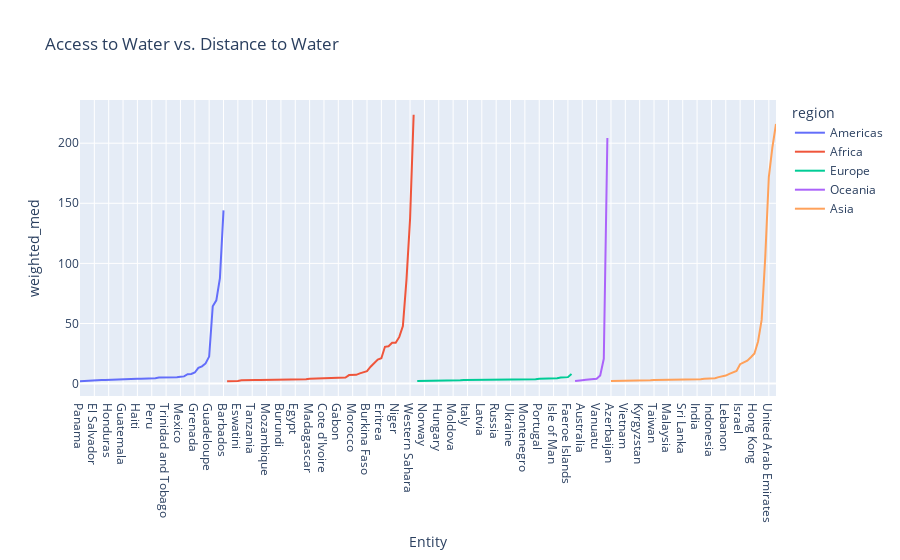

Source (notebook cell):
### Markdown cell above
Above graph is the money shot. NMeed to fix bubble sizes, maybe add labels

### Code cell
#sort the countries by distance to water, plot the results
df_countries.sort_values(by="weighted_med", inplace=True)
px.line(df_countries, x="Entity", y="weighted_med", color="region", title="Access to Water vs. Distance to Water")

### Figure 1 — Plotly figure (JSON) as saved in the notebook; plotly's stock layout.template omitted (floating-point values rounded to 4 significant figures)
{"data": [{"hovertemplate": "region=Americas<br>Entity=%{x}<br>weighted_med=%{y}<extra></extra>", "legendgroup": "Americas", "line": {"color": "#636efa", "dash": "solid"}, "marker": {"symbol": "circle"}, "mode": "lines", "name": "Americas", "orientation": "v", "showlegend": true, "type": "scatter", "x": ["Panama", "Puerto Rico", "Suriname", "Guyana", "El Salvador", "Belize", "French Guiana", "Canada", "Honduras", "Costa Rica", "Colombia", "Dominican Republic", "Guatemala", "Chile", "Nicaragua", "Ecuador", "Haiti", "United States", "Jamaica", "Paraguay", "Peru", "Cuba", "Montserrat", "Brazil", "Trinidad and Tobago", "Bahamas", "Bolivia", "Venezuela", "Mexico", "Argentina", "Martinique", "Uruguay", "Grenada", "Saint Lucia", "Falkland Islands", "Greenland", "Guadeloupe", "Antigua and Barbuda", "Dominica", "Aruba", "Barbados"], "xaxis": "x", "y": [2, 2.236, 2.236, 2.828, 2.828, 2.828, 3, 3, 3.162, 3.162, 3.606, 3.606, 3.606, 4, 4, 4.123, 4.123, 4.123, 4.123, 4.243, 4.472, 4.472, 5, 5, 5.385, 5.385, 5.385, 5.385, 5.657, 6, 7.81, 8.062, 9.22, 13.04, 14.32, 16.76, 22.47, 64.35, 69.26, 87.8, 144.1], "yaxis": "y"}, {"hovertemplate": "region=Africa<br>Entity=%{x}<br>weighted_med=%{y}<extra></extra>", "legendgroup": "Africa", "line": {"color": "#EF553B", "dash": "solid"}, "marker": {"symbol": "circle"}, "mode": "lines", "name": "Africa", "orientation": "v", "showlegend": true, "type": "scatter", "x": ["Congo", "Mauritius", "Lesotho", "Eswatini", "Malawi", "Uganda", "Sierra Leone", "Tanzania", "Central African Republic", "Democratic Republic of Congo", "Zambia", "Mozambique", "Equatorial Guinea", "Guinea", "South Africa", "Burundi", "Nigeria", "Togo", "Cameroon", "Egypt", "Guinea-Bissau", "Zimbabwe", "Rwanda", "Madagascar", "Angola", "Reunion", "Kenya", "Cote d'Ivoire", "Gambia", "Liberia", "Ghana", "Gabon", "Benin", "Sao Tome and Principe", "Ethiopia", "Morocco", "Algeria", "Mali", "South Sudan", "Burkina Faso", "Tunisia", "Senegal", "Chad", "Eritrea", "Namibia", "Mauritania", "Botswana", "Niger", "Djibouti", "Sudan", "Somalia", "Western Sahara", "Libya"], "xaxis": "x", "y": [2, 2, 2.236, 2.236, 2.828, 3, 3, 3, 3, 3, 3, 3.162, 3.162, 3.162, 3.162, 3.162, 3.606, 3.606, 3.606, 3.606, 3.606, 3.606, 3.606, 4, 4.123, 4.123, 4.123, 4.123, 4.243, 4.243, 4.243, 4.472, 5, 5.099, 7.071, 7.071, 7.28, 8.544, 9.487, 10.3, 14.04, 17.46, 20, 21.1, 30.61, 31.02, 33.94, 33.97, 38.83, 47.85, 86.28, 136.9, 223.6], "yaxis": "y"}, {"hovertemplate": "region=Europe<br>Entity=%{x}<br>weighted_med=%{y}<extra></extra>", "legendgroup": "Europe", "line": {"color": "#00cc96", "dash": "solid"}, "marker": {"symbol": "circle"}, "mode": "lines", "name": "Europe", "orientation": "v", "showlegend": true, "type": "scatter", "x": ["Sweden", "Netherlands", "Norway", "Albania", "Switzerland", "France", "Hungary", "Slovakia", "Slovenia", "Estonia", "Moldova", "Lithuania", "Austria", "North Macedonia", "Italy", "Romania", "Poland", "United Kingdom", "Latvia", "Belarus", "Ireland", "Germany", "Russia", "Finland", "Bosnia and Herzegovina", "Bulgaria", "Ukraine", "Czechia", "Belgium", "Serbia", "Montenegro", "Liechtenstein", "Croatia", "Denmark", "Portugal", "Spain", "Andorra", "Malta", "Isle of Man", "Luxembourg", "Cyprus", "Iceland", "Faeroe Islands", "Greece"], "xaxis": "x", "y": [2.236, 2.236, 2.236, 2.236, 2.828, 2.828, 2.828, 2.828, 2.828, 2.828, 2.828, 2.828, 2.828, 3, 3, 3, 3, 3, 3, 3, 3.162, 3.162, 3.162, 3.162, 3.162, 3.162, 3.162, 3.162, 3.162, 3.162, 3.606, 3.606, 3.606, 3.606, 4, 4, 4.123, 4.123, 4.472, 4.472, 5, 5.385, 5.385, 8], "yaxis": "y"}, {"hovertemplate": "region=Oceania<br>Entity=%{x}<br>weighted_med=%{y}<extra></extra>", "legendgroup": "Oceania", "line": {"color": "#ab63fa", "dash": "solid"}, "marker": {"symbol": "circle"}, "mode": "lines", "name": "Oceania", "orientation": "v", "showlegend": true, "type": "scatter", "x": ["Papua New Guinea", "New Zealand", "Australia", "New Caledonia", "Solomon Islands", "Fiji", "Vanuatu", "Samoa", "Guam", "Northern Mariana Islands"], "xaxis": "x", "y": [2.236, 2.828, 2.828, 3.162, 3.606, 4, 4, 6.708, 20.62, 204.4], "yaxis": "y"}, {"hovertemplate": "region=Asia<br>Entity=%{x}<br>weighted_med=%{y}<extra></extra>", "legendgroup": "Asia", "line": {"color": "#FFA15A", "dash": "solid"}, "marker": {"symbol": "circle"}, "mode": "lines", "name": "Asia", "orientation": "v", "showlegend": true, "type": "scatter", "x": ["Azerbaijan", "Brunei", "Philippines", "Japan", "Vietnam", "Nepal", "Myanmar", "Thailand", "Kyrgyzstan", "Bangladesh", "Armenia", "Georgia", "Taiwan", "Laos", "Pakistan", "Cambodia", "Malaysia", "China", "Turkey", "Iraq", "Sri Lanka", "Tajikistan", "Mongolia", "Uzbekistan", "India", "North Korea", "Bhutan", "Kazakhstan", "Indonesia", "South Korea", "Iran", "Afghanistan", "Lebanon", "Syria", "Jordan", "Singapore", "Israel", "Turkmenistan", "Palestine", "Yemen", "Hong Kong", "Timor", "Oman", "Kuwait", "United Arab Emirates", "Qatar", "Saudi Arabia"], "xaxis": "x", "y": [2.236, 2.236, 2.236, 2.236, 2.236, 2.828, 2.828, 2.828, 2.828, 2.828, 2.828, 2.828, 3, 3, 3, 3.162, 3.162, 3.162, 3.606, 3.606, 3.606, 3.606, 3.606, 3.606, 3.606, 3.606, 4, 4.123, 4.123, 4.472, 5.385, 5.831, 6.708, 8.062, 9.434, 10.44, 16.12, 17.69, 19.1, 21.93, 25, 35, 53.01, 105.0, 171.8, 196.6, 216.0], "yaxis": "y"}], "layout": {"legend": {"title": {"text": "region"}, "tracegroupgap": 0}, "title": {"text": "Access to Water vs. Distance to Water"}, "xaxis": {"anchor": "y", "domain": [0, 1], "title": {"text": "Entity"}}, "yaxis": {"anchor": "x", "domain": [0, 1], "title": {"text": "weighted_med"}}}}
